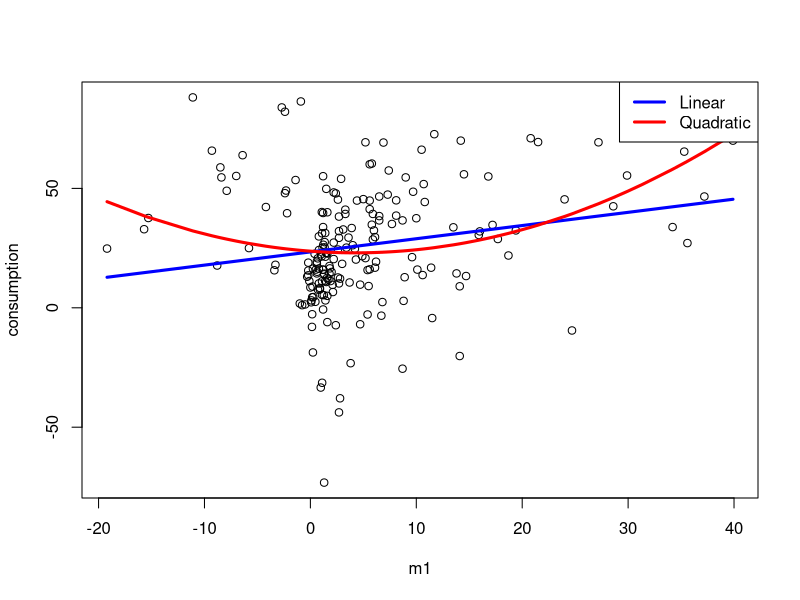

This chart was generated by the following R code:
## ---- chunk 1

## ---- chunk 2
library(AER)

data("USMacroG")
USMacroG=na.omit(USMacroG)
Macro=as.data.frame(apply(USMacroG,2,diff))
consumption = Macro$consumption
m1 = Macro$m1
m1_squared = Macro$m1 ^ 2 

model = lm(consumption ~ m1)
tmp_summary = summary(model)
tmp_summary

model_w_m_sq = lm(consumption ~ m1 + m1_squared)
tmp_summary_w_m_sq = summary(model_w_m_sq)
tmp_summary_w_m_sq
## ---- chunk 3
plot(m1,consumption)
lines(m1,model$fitted.values, lwd=3, col="blue")
lines(sort(m1),model_w_m_sq$fitted.values[order(m1)], lwd=3, col="red")
legend("topright", c("Linear", "Quadratic"), col=c("blue", "red"), lwd=3)
